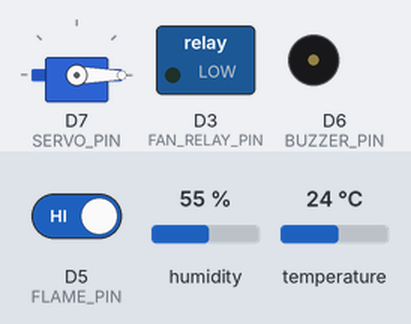
Bench run of a sketch on a simulated ESP8266 (NodeMCU). On the bench: servo, switched loads named in the sketch (green lamp = pin HIGH), buzzer (waves = sounding). The test bench sets the inputs (shaded band); at power-on: temperature 24 °C, D5 (FLAME_PIN) HIGH, humidity 55 %. WiFi joins after 1.5 s; servers stay silent unless stated; what the sketch prints to the serial monitor is not drawn.

Above: at 9.6 s.
10.6 s: temperature set to 27.3 °C
14.1 s: temperature set to 28.7 °C
At 15.8 s:
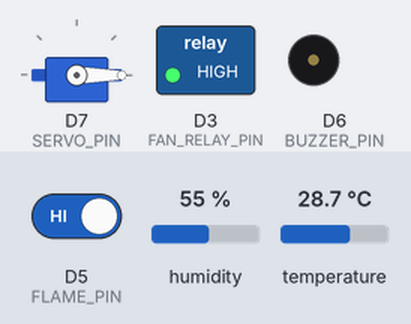
18.0 s: D5 (FLAME_PIN) driven LOW
At 18.56 s:
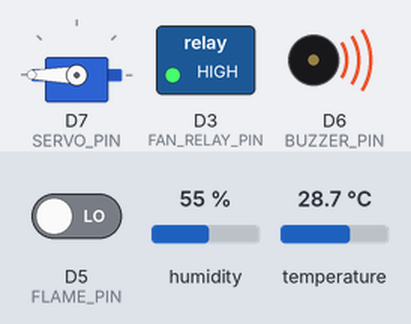
21.5 s: temperature set to 12 °C
At 24.4 s:
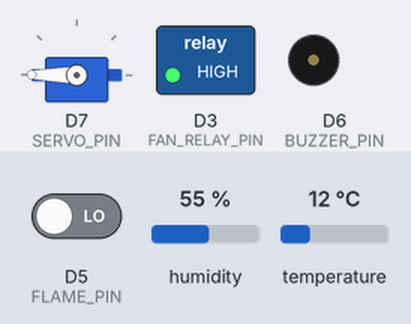
26.8 s: temperature set to 33 °C
At 27.7 s:
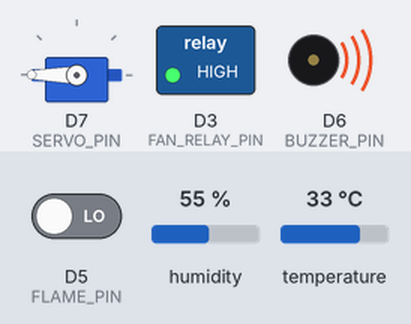
31.3 s: D5 (FLAME_PIN) driven HIGH
At 32.41 s:
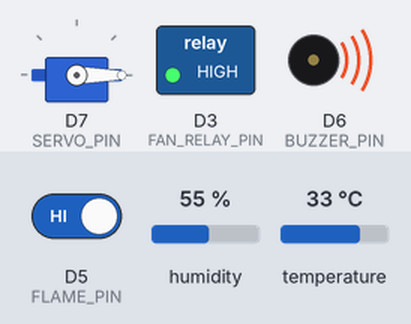
Timing chart, 0 to 36.0 s (numbered marks = the images above; inputs shaded):
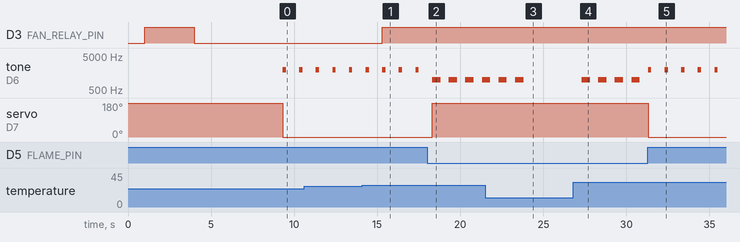

Measured:
- the behaviour switches between 28 and 28.1 °C on temperature (found by bisection; images 0 and 1)
- after the input at 14.1 s, D3 (FAN_RELAY_PIN): LOW → HIGH after 1.2 s
- after the input at 18.0 s, servo on D7 (SERVO_PIN): 0° → 180° after 0.32 s
- after the input at 21.5 s, tone on D6 (BUZZER_PIN): goes on until 23.8 s, then stays silent
- after the input at 26.8 s, tone on D6 (BUZZER_PIN): alternates 1000 Hz for 0.50 s and silent for 0.50 s, starting after 0.52 s
- after the input at 31.3 s, servo on D7 (SERVO_PIN): 180° → 0° at once
- by itself, tone on D6 (BUZZER_PIN): alternates 2000 Hz for 0.20 s and silent for 0.80 s

The sketch:

sketch_dec16a.ino
```cpp
#include "DHT.h"
#include <Servo.h>
#include <ESP8266WiFi.h>
#include <BlynkSimpleEsp8266.h>

#define BLYNK_PRINT Serial

#define BLYNK_TEMPLATE_ID "TMPL63ykqJG4X"
#define BLYNK_TEMPLATE_NAME "Smart Room"
#define BLYNK_AUTH_TOKEN "9_sEYH2exlUbXjbw_XplhfS_e39mvYdZ"

// WiFi credentials
char ssid[] = "YOHANA LT2";
char pass[] = "yohana17";

#define DHTPIN D4
#define FLAME_PIN D5
#define BUZZER_PIN D6
#define SERVO_PIN D7
#define FAN_RELAY_PIN D3
#define DHTTYPE DHT22

// SETTING SERVO ARAH BERLAWANAN
#define SERVO_REVERSE true  // TRUE = arah berlawanan, FALSE = arah normal

DHT dht(DHTPIN, DHTTYPE);
Servo myServo;

// Variables
bool fanOn = false;
unsigned long lastFanToggle = 0;
bool fireDetected = false;
bool highTempDetected = false;
float currentTemp = 0;
int flameState = HIGH;
bool servoWasActive = false;  // Flag untuk melacak status servo

// Blynk Virtual Pins
#define VIRTUAL_TEMP V0
#define VIRTUAL_FLAME V1
#define VIRTUAL_FAN V3
#define VIRTUAL_STATUS V5
#define VIRTUAL_SERVO V6
#define VIRTUAL_BUZZER V7

// FUNGSI UNTUK MENGATUR SERVO DENGAN ARAH TERBALIK
void setServoAngle(int angle) {
  if (SERVO_REVERSE) {
    // Mapping terbalik: 0° menjadi 180°, 90° menjadi 90°, 180° menjadi 0°
    int reversedAngle;

    if (angle == 0) {
      reversedAngle = 180;  // Posisi awal menjadi 180°
    } else if (angle == 90) {
      reversedAngle = 90;   // Tetap 90° (tengah)
    } else if (angle == 180) {
      reversedAngle = 0;    // Posisi maksimum menjadi 0°
    } else {
      reversedAngle = 180 - angle;  // Rumus umum untuk membalik
    }

    myServo.write(reversedAngle);
    Serial.print("Servo: " + String(angle) + "°->" + String(reversedAngle) + "° | ");
  } else {
    // Arah normal
    myServo.write(angle);
    Serial.print("Servo: " + String(angle) + "° | ");
  }
}

void setup() {
  Serial.begin(115200);
  delay(1000);

  Serial.println("\n=== SMART ROOM SYSTEM WITH BLYNK ===");
  Serial.print("Servo mode: ");
  Serial.println(SERVO_REVERSE ? "REVERSE DIRECTION" : "NORMAL DIRECTION");

  // Inisialisasi pin
  pinMode(FLAME_PIN, INPUT);
  pinMode(BUZZER_PIN, OUTPUT);
  pinMode(FAN_RELAY_PIN, OUTPUT);

  // State awal
  digitalWrite(BUZZER_PIN, LOW);
  digitalWrite(FAN_RELAY_PIN, LOW);

  // Test fan on startup
  Serial.println("\nTesting fan...");
  digitalWrite(FAN_RELAY_PIN, HIGH);
  delay(3000);
  digitalWrite(FAN_RELAY_PIN, LOW);
  delay(1000);

  // Initialize servo
  myServo.attach(SERVO_PIN);

  // Posisi awal: 0° (atau 180° jika reverse)
  if (SERVO_REVERSE) {
    myServo.write(180);  // Posisi awal saat reverse = 180°
  } else {
    myServo.write(0);    // Posisi awal normal = 0°
  }

  servoWasActive = false;
  delay(500);

  // Initialize DHT sensor
  dht.begin();
  delay(2000);

  // Koneksi ke Blynk
  Blynk.begin(BLYNK_AUTH_TOKEN, ssid, pass);

  Serial.println("\n✅ SYSTEM READY WITH BLYNK!");
  if (SERVO_REVERSE) {
    Serial.println("Servo initial position: 180° (reverse mode)");
  } else {
    Serial.println("Servo initial position: 0° (normal mode)");
  }
}

void loop() {
  Blynk.run();

  static unsigned long lastRead = 0;

  if (millis() - lastRead >= 1000) {
    lastRead = millis();

    currentTemp = dht.readTemperature();
    int flame = digitalRead(FLAME_PIN);

    // Tampilkan di Serial Monitor
    Serial.print("\n[" + String(millis() / 1000) + "s] Temp: ");

    if (isnan(currentTemp)) {
      Serial.print("ERROR");
    } else {
      Serial.print(currentTemp, 1);
      Serial.print("°C");

      // Kirim data suhu ke Blynk (V0)
      Blynk.virtualWrite(VIRTUAL_TEMP, currentTemp);

      // ALUR KONTROL FAN
      if (currentTemp > 28.0 && !fanOn) {
        digitalWrite(FAN_RELAY_PIN, HIGH);
        fanOn = true;
        Serial.print(" | FAN: ON");
        lastFanToggle = millis();
        Blynk.virtualWrite(VIRTUAL_FAN, 1);
      }
    }

    // Tampilkan status api
    Serial.print(" | Flame: ");
    Serial.print(flame == LOW ? "No" : "FIRE");

    // ALUR KONTROL ALARM DAN SERVO
    fireDetected = (flame == HIGH);
    highTempDetected = (currentTemp > 28.0);

    Serial.print(" | Action: ");

    if (fireDetected) {
      tone(BUZZER_PIN, 2000, 200);  // Bunyi buzzer saat api terdeteksi

      // Servo bergerak ke 90° saat api terdeteksi
      if (!servoWasActive) {
        setServoAngle(270);  // Akan jadi 90° (tengah) baik normal maupun reverse
        servoWasActive = true;
      }

      Serial.println("FIRE");
      Blynk.virtualWrite(VIRTUAL_FLAME, 1);  // Kirim status api ke V1
      Blynk.virtualWrite(VIRTUAL_STATUS, "🔥 FIRE DETECTED!");
    } else if (highTempDetected) {
      tone(BUZZER_PIN, 1000, 500);  // Bunyi buzzer saat suhu tinggi

      // Servo kembali ke posisi awal jika sebelumnya aktif karena api
      if (servoWasActive) {
        if (SERVO_REVERSE) {
          setServoAngle(0);  // Akan jadi 180° karena reverse
        } else {
          setServoAngle(0);  // Akan jadi 0° karena normal
        }
        servoWasActive = false;
      }

      Serial.println("HIGH TEMP");
      Blynk.virtualWrite(VIRTUAL_FLAME, 0);  // Kirim status api ke V1
      Blynk.virtualWrite(VIRTUAL_STATUS, "🌡️ HIGH TEMPERATURE");
    } else {
      noTone(BUZZER_PIN);  // Matikan buzzer

      // Servo kembali ke posisi awal jika sebelumnya aktif karena api
      if (servoWasActive) {
        if (SERVO_REVERSE) {
          setServoAngle(0);  // Akan jadi 180° karena reverse
        } else {
          setServoAngle(0);  // Akan jadi 0° karena normal
        }
        servoWasActive = false;
      }

      Serial.println("NORMAL");
      Blynk.virtualWrite(VIRTUAL_FLAME, 0);  // Kirim status api ke V1
      Blynk.virtualWrite(VIRTUAL_STATUS, "✅ SYSTEM NORMAL");
    }
  }
}

// FUNGSI TAMBAHAN UNTUK KONTROL MANUAL DARI BLYNK

// Kontrol manual fan dari Blynk
BLYNK_WRITE(VIRTUAL_FAN) {
  int value = param.asInt();

  if (value == 1) {
    digitalWrite(FAN_RELAY_PIN, HIGH);  // Menyalakan fan secara manual
    fanOn = true;
    Serial.println("FAN: MANUAL ON (from Blynk)");
  } else {
    digitalWrite(FAN_RELAY_PIN, LOW);  // Mematikan fan secara manual
    fanOn = false;
    Serial.println("FAN: MANUAL OFF (from Blynk)");
  }
}

// Kontrol manual servo dari Blynk
BLYNK_WRITE(VIRTUAL_SERVO) {
  int angle = param.asInt();

  // Jika tidak ada api terdeteksi, boleh kontrol manual
  if (digitalRead(FLAME_PIN) == LOW) {
    setServoAngle(angle);  // Gunakan fungsi setServoAngle yang sudah ada
    servoWasActive = (angle != 0);  // Update status servo
    Serial.print("SERVO: Manual control to ");
    Serial.print(angle);
    Serial.println("° (from Blynk)");

    // Kirim status ke Blynk
    if (angle == 0) {
      Blynk.virtualWrite(VIRTUAL_STATUS, "✅ Servo: Normal position");
    } else {
      Blynk.virtualWrite(VIRTUAL_STATUS, "🔄 Servo: Manual control");
    }
  } else {
    Serial.println("SERVO: Cannot control manually - FIRE DETECTED!");
    Blynk.virtualWrite(VIRTUAL_STATUS, "⚠️ Cannot control servo - FIRE!");
  }
}

// Kontrol manual buzzer dari Blynk
BLYNK_WRITE(VIRTUAL_BUZZER) {
  int value = param.asInt();

  if (value == 1) {
    if (digitalRead(FLAME_PIN) == LOW) {
      tone(BUZZER_PIN, 1000, 1000);
      Serial.println("BUZZER: Manual test (from Blynk)");
      Blynk.virtualWrite(VIRTUAL_STATUS, "🔊 Buzzer test");
    } else {
      Serial.println("BUZZER: Cannot test - FIRE DETECTED!");
    }
  }
}
```
